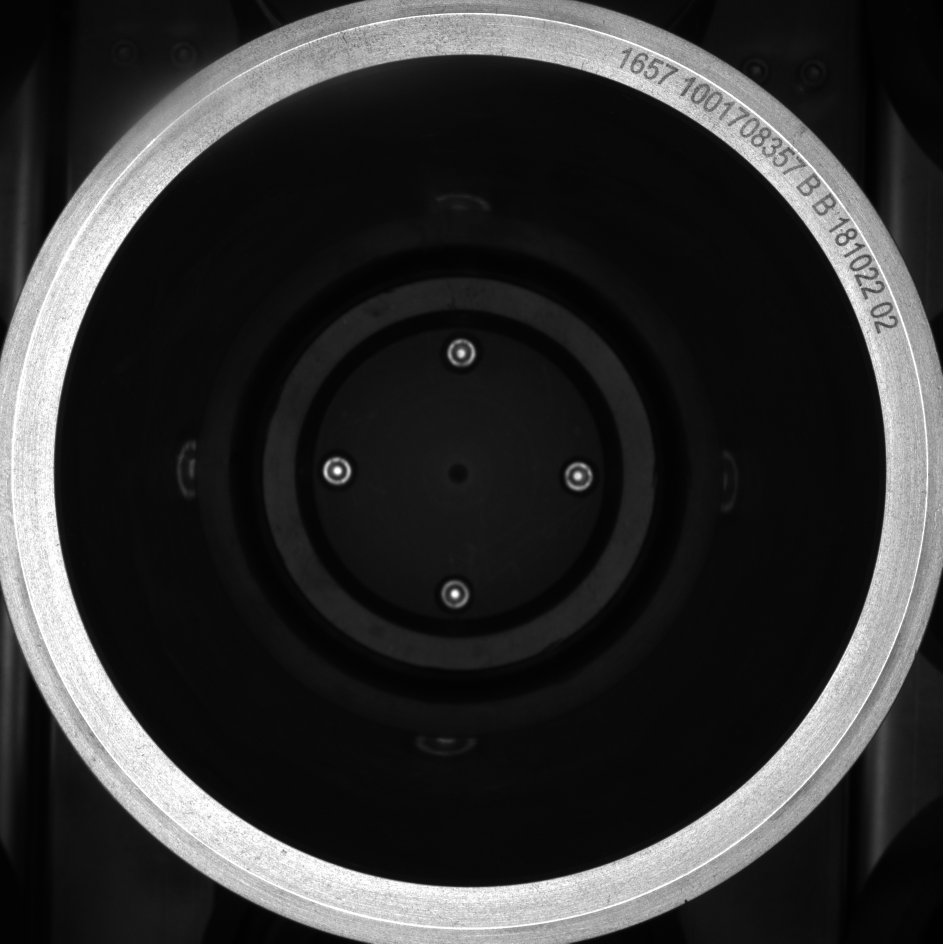
#> input picture pyQt5/检查圆心求出半径/imgSave.jpg, 1885 x 1887 px (shown at 1/2 size)
$ python '图片分割.py'
#> lines starting #> are read from the running program, lines starting #| are printed output that depends on the picture; after the words box and inside, x2 and y2 are one past the last pixel; in counts of white or black regions, pixels touching at a corner belong together
import cv2
import matplotlib.pyplot as plt

src=cv2.imread('imgSave.jpg',cv2.IMREAD_GRAYSCALE)
#> src is the input picture: shape (1887, 1885); min 0, max 255, mean 49.6
w,h=src.shape
#> w = 1887; h = 1885
src=src[0:w//4,h//2:h-1]
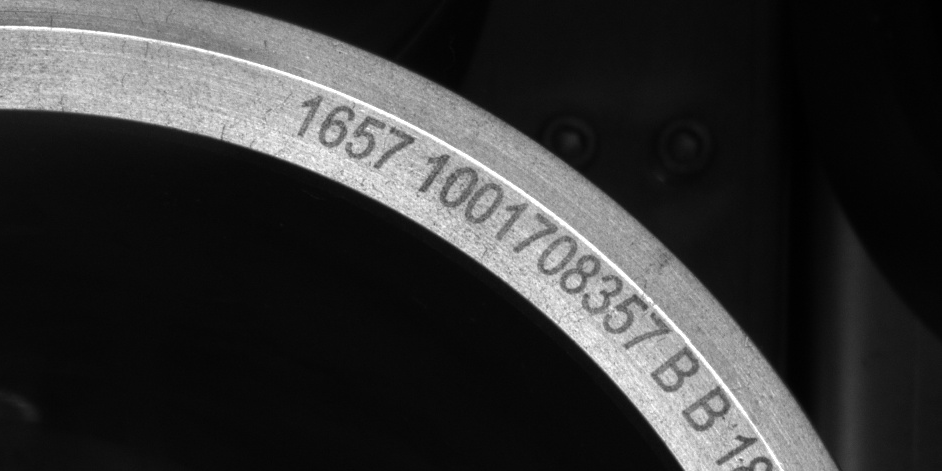
#> src: shape (471, 942); min 0, max 255, mean 53.1
src=cv2.cvtColor(src,cv2.COLOR_GRAY2RGB)
#> src: shape (471, 942, 3)
_,binary=cv2.threshold(src,142,255,cv2.THRESH_BINARY)
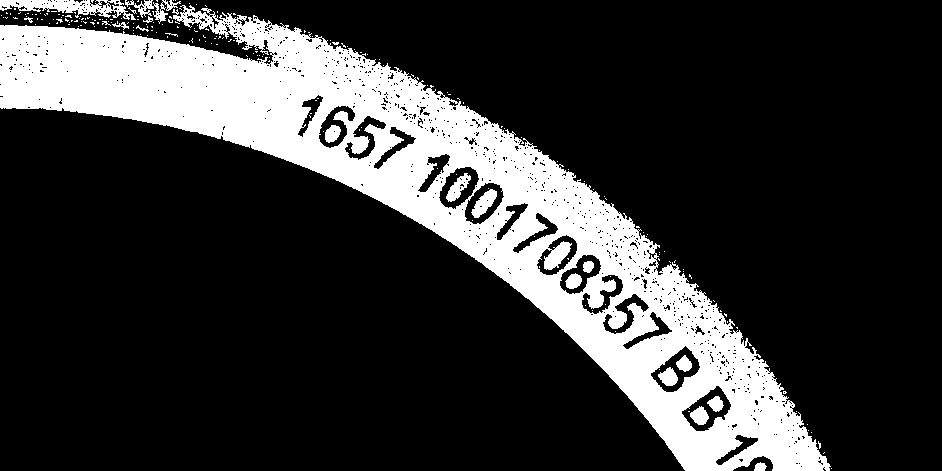
#> binary: shape (471, 942, 3); 21.4% white; 215 white regions (198 under 20 px), largest, box (x1, y1, x2, y2) and area: (0, 5, 831, 471) 90255, (0, 0, 136, 20) 1300, (125, 0, 181, 24) 420
#二值图
plt.subplot(221)
plt.imshow(src)
plt.xlabel('(a)原图',fontproperties='SimHei',fontsize=15)
plt.xticks([])
plt.yticks([])
plt.subplot(222)
plt.imshow(binary)
plt.xlabel('(b)二值图',fontproperties='SimHei',fontsize=15)
plt.xticks([])
plt.yticks([])
plt.subplot(223)
kernel=cv2.getStructuringElement(cv2.MORPH_RECT,(3,3))
closeOperation=cv2.morphologyEx(binary,cv2.MORPH_CLOSE,kernel)
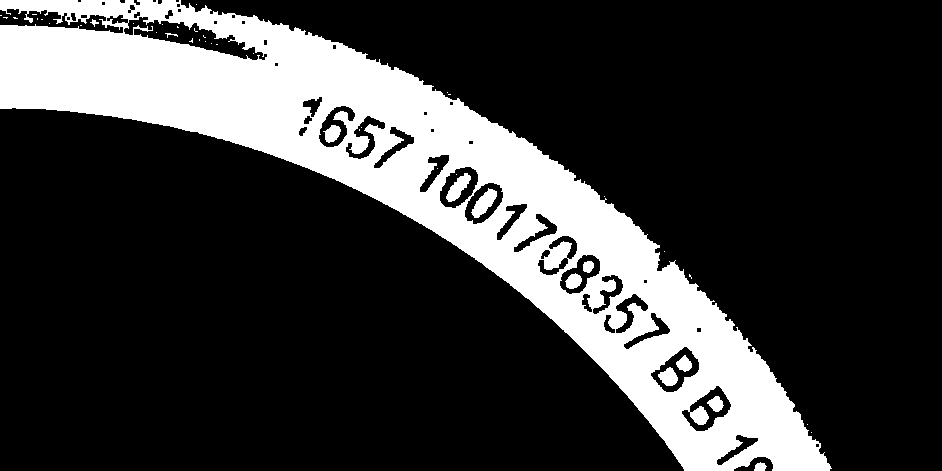
#> closeOperation: shape (471, 942, 3); 22.4% white; 44 white regions (32 under 20 px), largest, box (x1, y1, x2, y2) and area: (0, 0, 832, 471) 97351, (471, 188, 497, 218) 386, (446, 173, 471, 202) 347
plt.imshow(closeOperation)
plt.xlabel('(c)去噪处理',fontproperties='SimHei',fontsize=15)
plt.xticks([])
plt.yticks([])
plt.subplot(224)
kernel=cv2.getStructuringElement(cv2.MORPH_RECT,(2,2))
openOperation=cv2.morphologyEx(closeOperation,cv2.MORPH_OPEN,kernel)
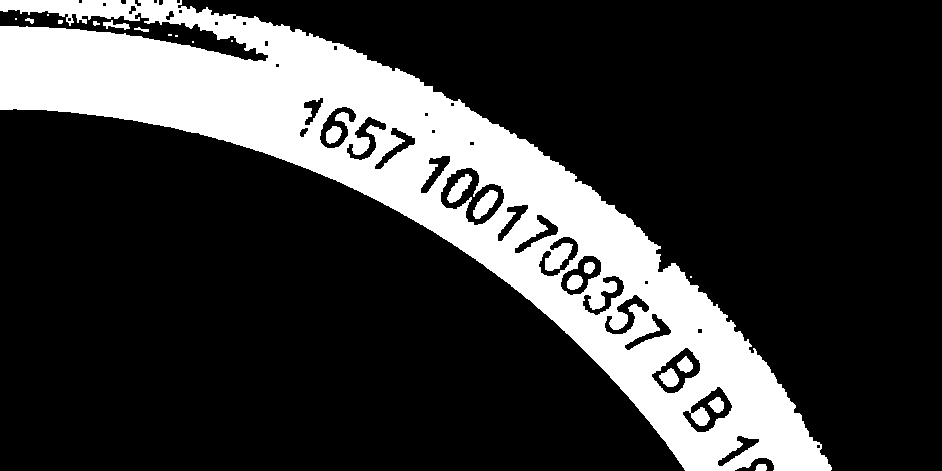
#> openOperation: shape (471, 942, 3); 22.4% white; 22 white regions (8 under 20 px), largest, box (x1, y1, x2, y2) and area: (0, 0, 832, 471) 97045, (473, 190, 498, 219) 384, (447, 174, 472, 203) 347
plt.imshow(openOperation)
plt.xlabel('(d)目标增强',fontproperties='SimHei',fontsize=15)
plt.xticks([])
plt.yticks([])
plt.show()

$ run again, with pyQt5/检查圆心求出半径/09_30_13.jpg copied over pyQt5/检查圆心求出半径/imgSave.jpg
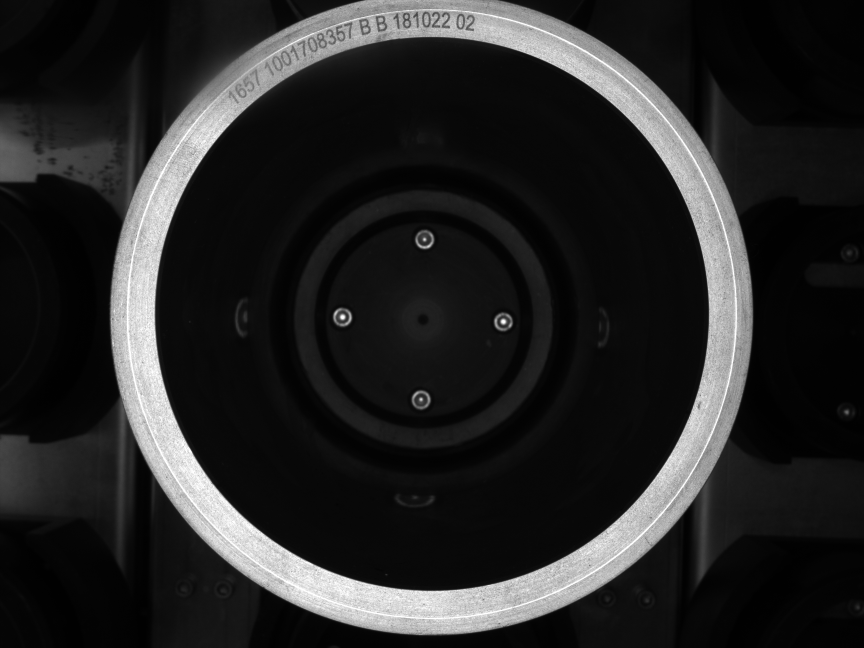
#> input picture pyQt5/检查圆心求出半径/09_30_13.jpg, 2592 x 1944 px (shown at 1/3 size)
#> src is the input picture: shape (1944, 2592); min 0, max 255, mean 38.1
#> `_,binary=cv2.threshold(src,142,255,cv2.THRESH_BINARY)`:
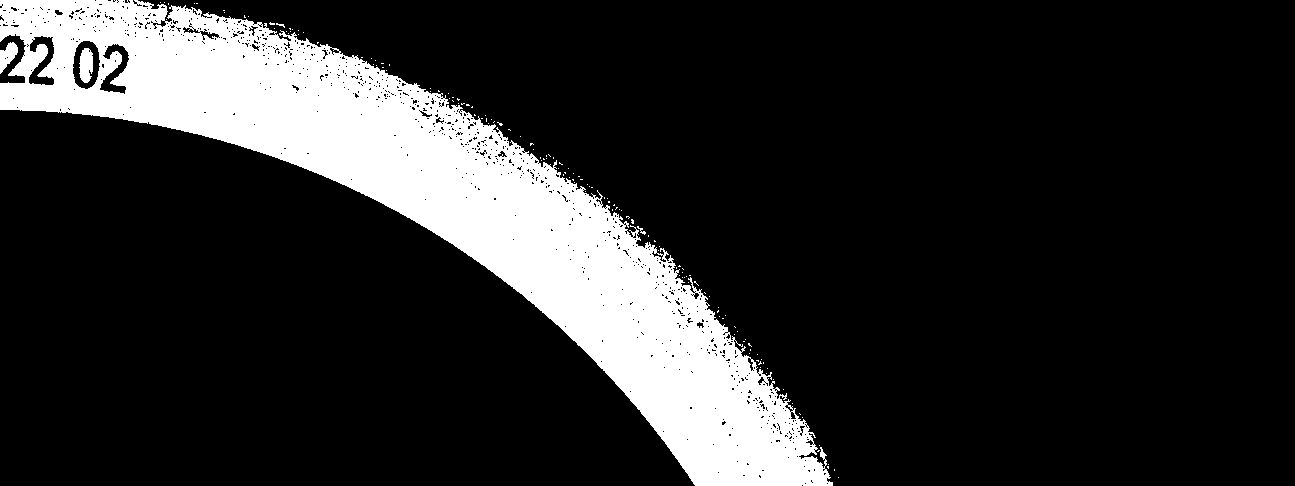
#> binary: shape (486, 1295, 3); 16.8% white; 140 white regions (136 under 20 px), largest, box (x1, y1, x2, y2) and area: (0, 0, 833, 486) 104489, (79, 48, 93, 83) 382, (0, 42, 18, 74) 319, (637, 226, 646, 235) 27
#> closeOperation: shape (486, 1295, 3); 17.4% white; 56 white regions (53 under 20 px), largest, box (x1, y1, x2, y2) and area: (0, 0, 833, 486) 108432, (79, 48, 93, 83) 394, (0, 42, 18, 74) 323
#> `openOperation=cv2.morphologyEx(closeOperation,cv2.MORPH_OPEN,kernel)`:
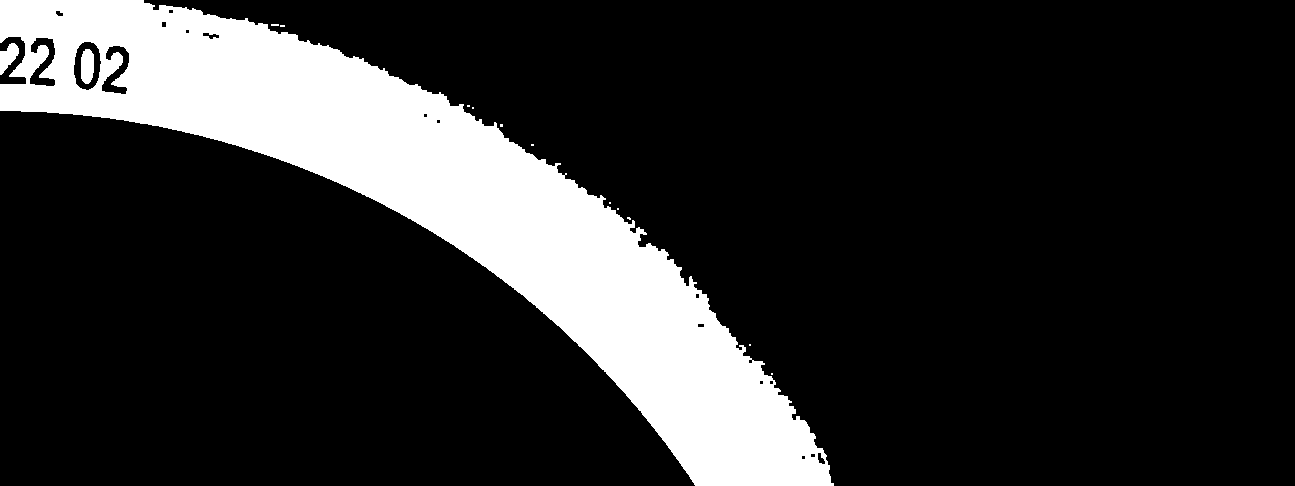
#> openOperation: shape (486, 1295, 3); 17.3% white; 14 white regions (11 under 20 px), largest, box (x1, y1, x2, y2) and area: (0, 0, 834, 486) 108306, (81, 49, 94, 84) 391, (0, 43, 19, 75) 347
